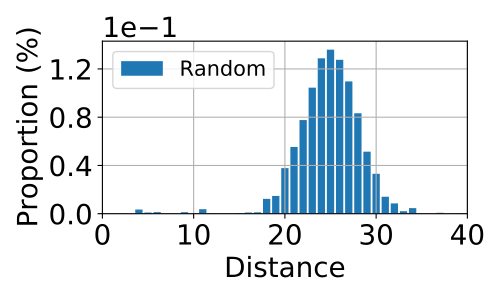

Generate this figure with Python:
#%% init
import matplotlib.pyplot as plt
import numpy as np
import scipy.stats as stats
from matplotlib import rcParams
import math
import sys
import random

params = {'axes.labelsize': '20',
        'xtick.labelsize': '20',
        'ytick.labelsize': '20',
        # 'lines.linewidth': '0.2',
        'figure.figsize': '5, 3',
        'legend.fontsize': '20'}
rcParams.update(params)

# raw data
mu = 22
variance = 9 
sigma = math.sqrt(variance)
x = np.linspace(mu - 5*sigma, mu + 5*sigma, 50)
x = np.arange(0, 50, 1)
# print(x)
y = stats.norm.pdf(x, mu, sigma)
# random_y=y
random_y = [i+(random.random()-0.5)*0.01 for i in y]

# normalize
sum = np.sum(random_y)
random_y = [i/sum for i in random_y]

# Make the plot
fig, ax = plt.subplots()
ax.bar(x+3, random_y, label='Random', linewidth='2')

# decorations
plt.grid(True)
plt.ylabel('Proportion (%)')
plt.xlabel('Distance', horizontalalignment="center")
plt.xlim(xmin=0)
# plt.yticks(fontsize=30)
ax.set_yticks(np.arange(0.0, 0.16, 0.04))
ax.set_ylim(0.0)
ax.set_xlim(0, 40)
ax.yaxis.get_major_formatter().set_powerlimits((0,1))
plt.legend(fontsize=15)
plt.tight_layout()
plt.savefig(sys.argv[0][:-2] + "pdf")
